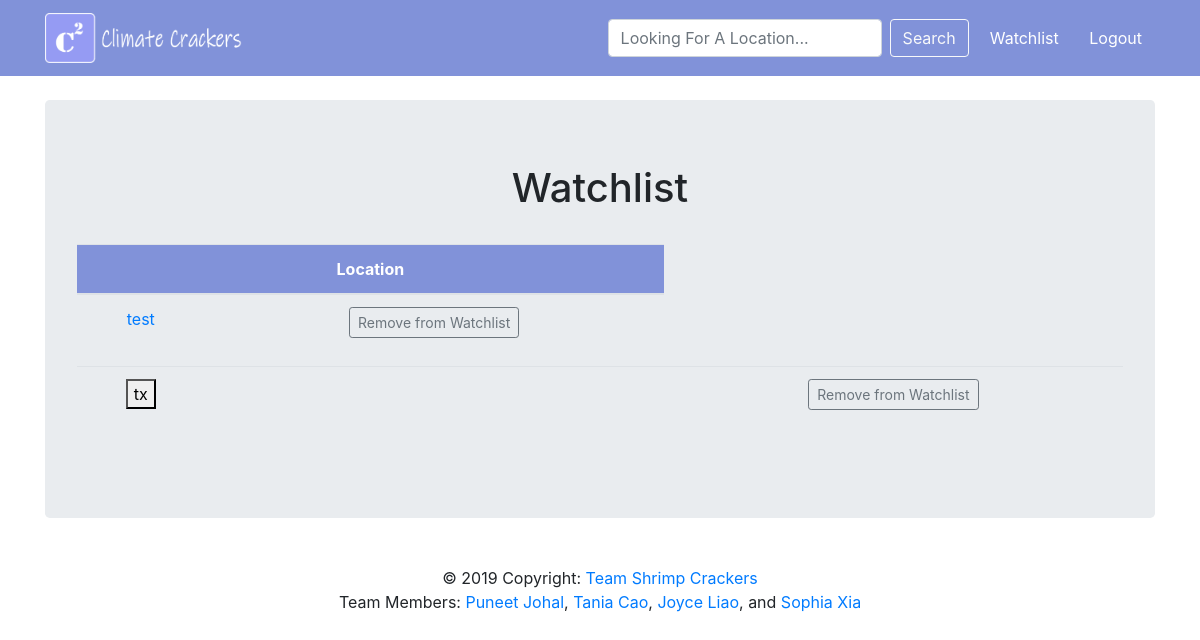
/watchlist (signed in), run on an earlier commit of the app's database.
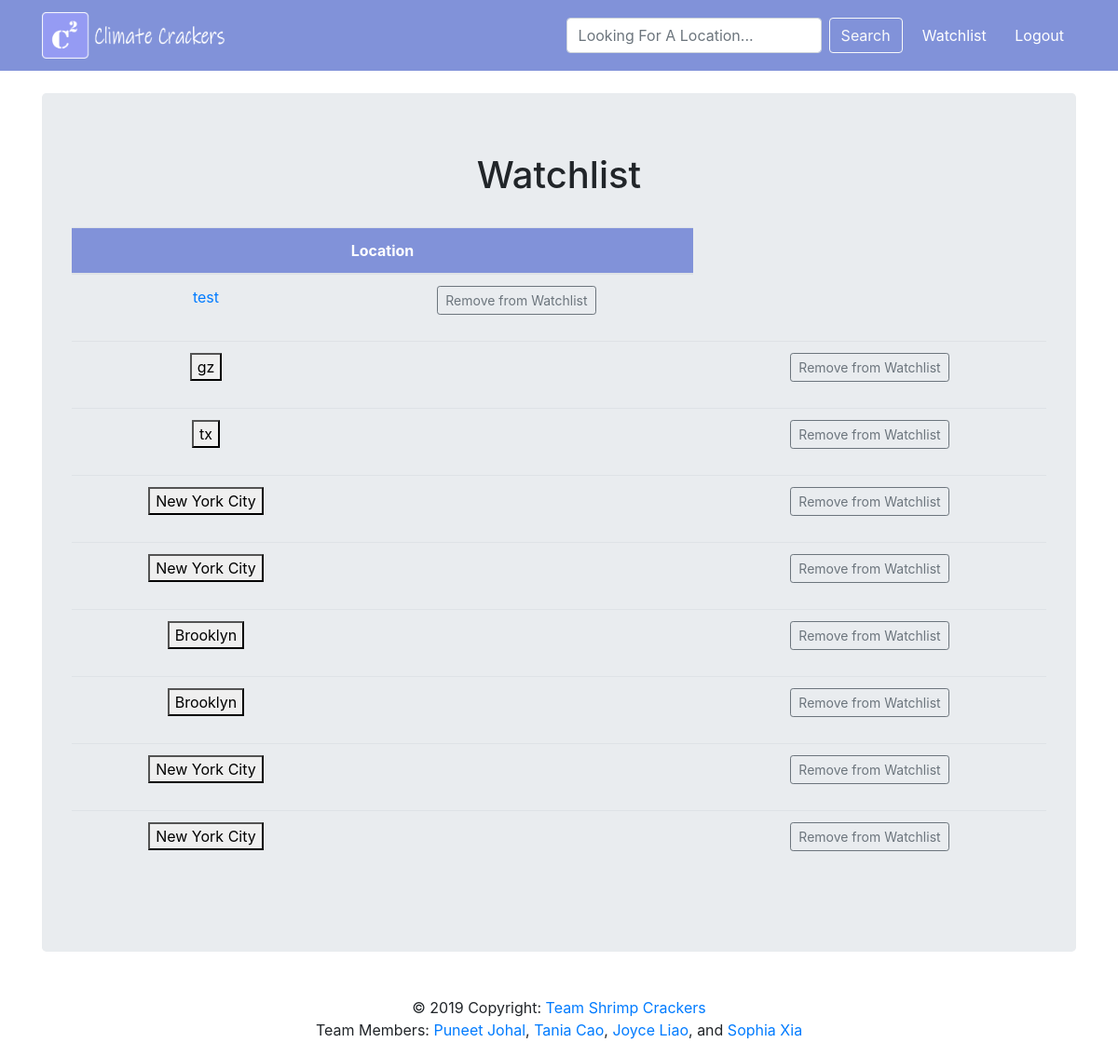
And on a later commit of the database.
### tables this page shows
CREATE TABLE watchlist (username TEXT, location TEXT, latitude FLOAT, longitude FLOAT);

### __init__.py (the view)
@app.route("/watchlist")
def load_wl():
	user = session["logged_in"]
	locations = db.get_watchlist(user)
	return render_template("watchlist.html", title = "Watchlist", heading = "Watchlist", watchlist = locations, logged_in=True)

### util/db.py (called while the page is built)
def get_watchlist(user):
    db = sqlite3.connect(DB_FILE)
    c = db.cursor()
    watchlist_data = []
    for each in c.execute("SELECT * FROM watchlist WHERE username =?", (user,)):
        temp = []
        for i in range (1,len(each)):
            temp.append(each[i])
        watchlist_data.append(temp)
    db.close()
    return watchlist_data

### templates/watchlist.html (shortened to what this page needs)
{% extends "parent.html" %}
{% block content %}
<div class="table-responsive">
  <table class="table table-hover text-center" width="100%">
    <thead>
      <tr class="text-white" style="background-color: #8192d9;">
        <th colspan="2">Location</th>
      </tr>
    </thead>
    <tbody>
      <tr>
        <td><a href="/#">test</a></td>
        <td>
	  <form action = "/removeWatchlist">
	    <div class="form-group">
	      <button type="submit" class="btn btn-outline-secondary btn-sm" id="remove_btn" name = {{each}} value = "Remove from watchlist">Remove from Watchlist</button>
	    </div>
	  </form>
        </td>
      </tr>
      {% for each in watchlist %}
      <tr>
        <td><button>{{each[0]}}</button></td>
        <td>
        </td>
        <td>
      <form action="/info">
	  <form action = "/rm_wl">
	    <div class="form-group">
	      <button type="submit" class="btn btn-outline-secondary btn-sm" id="remove_btn" name = {{each}} value = "Remove from watchlist">Remove from Watchlist</button>
	    </div>
	  </form>
        </td>
      </tr>
      {% endfor %}
    </tbody>
  </table>
</div>
{% endblock %}

### templates/parent.html (shortened to what this page needs)
<!DOCTYPE html>
<html lang="en" dir="ltr">
  {% block head %}
  <head>
    <link rel="stylesheet" href="https://stackpath.bootstrapcdn.com/bootstrap/4.1.3/css/bootstrap.min.css">
    <link rel="stylesheet" href="/static/style.css">
  </head>
  {% endblock %}
  <body>
    {% block header %}
    <nav class="navbar navbar-expand-lg navbar-dark navbar-fixed-top" style="background-color: #8192d9;">
      <div class="container">
	<a class="navbar-brand" href="/"><img src="/static/pic.png" class="img-fluid" width="205" height="50"></a>
	<div class="collapse navbar-collapse" id="navbarNavDropdown">
	  <ul class="navbar-nav flex-row ml-md-auto d-none d-md-flex">
	    <li class="nav-item active mx-2">
	      <form class="form-inline" action = "/search">
		<input class="form-control mr-sm-2" type="search" placeholder="Looking For A Location..." aria-label="Search" name="search_location">
		<button class="btn btn-outline-light my-2 my-sm-0" type="submit">Search</button>
	      </form>
	    </li>
            {% if not logged_in %}
	    <li class="nav-item dropdown active mx-2">
	      <a class="nav-link dropdown-toggle" href="#" id="login" role="button" data-toggle="dropdown" aria-haspopup="true" aria-expanded="false">
		User
	      </a>
              <div class="dropdown-menu" aria-labelledby="login" style="background-color: #9aa7e0;">
		<a class="dropdown-item text-secondary" href="/login">Login</a>
		<a class="dropdown-item text-secondary" href="/register">Register</a>
              </div>
              {% else %}
              <div class="center">
		<a class="btn btn-black text-white" href="/watchlist">Watchlist</a>
		<a class="btn btn-black text-white" href="/logout">Logout</a>
	      </div>
              {% endif %}
	  </ul>
	</div>
      </div>
    </nav>
    {% endblock %}
    <div class="container">
      <div class="jumbotron">
	<h1 class="text-center"> {{ heading }} </h1>
	<br>
	{% block content %}
	{% endblock %}
      </div>
    </div>
    {% block footer %}
    <footer class="page-footer" style="text-decoration: none;">
      <center>
	<div class="footer-copyright text-center py-3"> &copy 2019 Copyright: <a href="https://github.com/puneetjohal/ShrimpCrackers"> Team Shrimp Crackers</a>
	  <br> Team Members:
	  <a href="https://github.com/puneetjohal">Puneet Johal</a>,
	  <a href="https://github.com/taniacao12">Tania Cao</a>,
	  <a href="https://github.com/joyceliaoo">Joyce Liao</a>, and
	  <a href="https://github.com/sxia1">Sophia Xia</a>
	</div>
      </center>
    </footer>
    {% endblock %}
  </body>
</html>

What changed in the data, as far as the page shows it:
added watchlist: location "gz"
added watchlist: location "New York City"
added watchlist: location "New York City"
added watchlist: location "Brooklyn"
added watchlist: location "Brooklyn"
added watchlist: location "New York City"
added watchlist: location "New York City"
